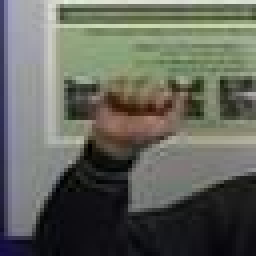
#> input picture dataset/A/A-train0044.jpg, 64 x 64 px, found by its file name (shown 4 times larger); its folder holds only this picture in this run
$ python image_resize.py   (Python 2 division)   (older library calls are emulated)
#> lines starting #> are read from the running program, lines starting #| are printed output that depends on the picture
from PIL import Image
import os

path="dataset/"

for directory in os.listdir(path):
    for file in os.listdir(path+directory):
		basewidth = 76
		img = Image.open(file)
#> img is the input picture: PIL image 64x64 RGB; mean R, G, B 99.1, 101.5, 92.4
		wpercent = (basewidth/float(img.size[0]))
#> wpercent = 1.19
		hsize = int((float(img.size[1])*float(wpercent)))
#> hsize = 76
		img = img.resize((basewidth,hsize), Image.ANTIALIAS)
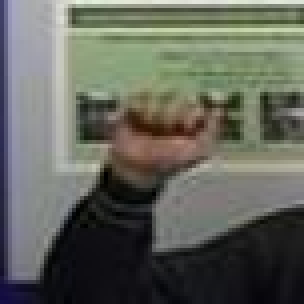
#> img: PIL image 76x76 RGB (shown 4 times larger); mean R, G, B 99.1, 101.5, 92.4
		img.save(file)
#> pass 2 of the loop `for directory in os.listdir(path):`:
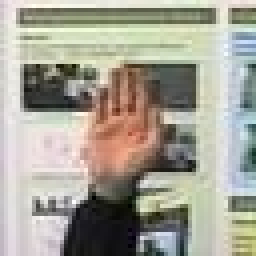
#> input picture dataset/B/B-train024.jpg, 64 x 64 px, found by its file name (shown 4 times larger)
#> img is the input picture: PIL image 64x64 RGB; mean R, G, B 164.9, 161.9, 149.6
#> `img = img.resize((basewidth,hsize), Image.ANTIALIAS)`:
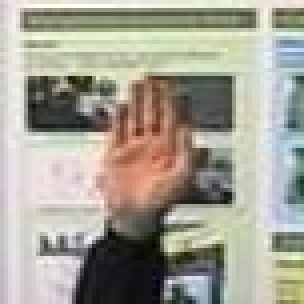
#> img: PIL image 76x76 RGB (shown 4 times larger); mean R, G, B 164.9, 161.9, 149.6
#> pass 3 of the loop `for directory in os.listdir(path):`:
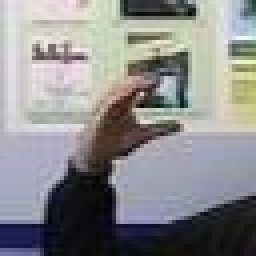
#> input picture dataset/C/C-train010.jpg, 64 x 64 px, found by its file name (shown 4 times larger)
#> img is the input picture: PIL image 64x64 RGB; mean R, G, B 139.6, 139.3, 140.2
#> `img = img.resize((basewidth,hsize), Image.ANTIALIAS)`:
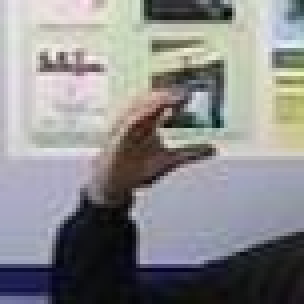
#> img: PIL image 76x76 RGB (shown 4 times larger); mean R, G, B 139.6, 139.3, 140.2
